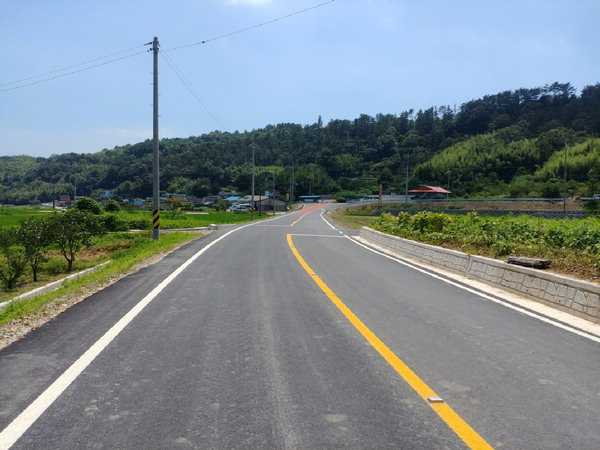
#> input picture 1.jpg, 600 x 450 px
$ python main.py
#> lines starting #> are read from the running program, lines starting #| are printed output that depends on the picture; after the words box and inside, x2 and y2 are one past the last pixel; in counts of white or black regions, pixels touching at a corner belong together
import matplotlib.pyplot as plt
import matplotlib.image as mpimg
import cv2
import numpy as np

def grayscale(img):
    return cv2.cvtColor(img, cv2.COLOR_RGB2GRAY)

def gaussian_blur(img, kernel_size):
    return cv2.GaussianBlur(img,(kernel_size,kernel_size),0)

def canny(img, low_threshold, high_threshold):
    return cv2.Canny(img, low_threshold, high_threshold)

def region_of_interest(img, vertices):
    mask = np.zeros_like(img)

    if len(img.shape) > 2:
        channel_count = img.shape[2]
        ignore_mask_color = (255,) * channel_count
    else:
        ignore_mask_color = 255

    cv2.fillPoly(mask,vertices,ignore_mask_color)


    masked_image = cv2.bitwise_and(img,mask)
    return masked_image

def draw_lines(img, lines, color=[255,0,0], thickness = 3):
    line1 = lines[0]
    line2 = lines[0]
    for line in lines:
        for x1,y1,x2,y2 in line:
            if line1[0][0] < x1 or line1[0][2] < x1:
                line1 = line
            if line2[0][0] > x1 or line2[0][2] > x1:
                line2 = line

    cv2.line(img,(line1[0][0],line1[0][1]),(line1[0][2],line1[0][3]),color,thickness)
    cv2.line(img, (line2[0][0], line2[0][1]), (line2[0][2], line2[0][3]), color, thickness)


def hough_lines(img, rho, theta, threshold, min_line_len, max_line_gap,origin):
    lines =     cv2.HoughLinesP(img, rho, theta, threshold,np.array([]),
                                minLineLength = min_line_len,
                                maxLineGap=max_line_gap)
    original = origin
    ##line_img = np.zeros((img.shape[0], img.shape[1], 3), dtype=np.uint8)
    draw_lines(original,lines)
    return original


img = mpimg.imread('1.jpg')
#> img is the input picture: shape (450, 600, 3); mean R, G, B 124.2, 135.7, 139.9

# [4 lines of commented-out code are left out]

gray = grayscale(img)
#> in grayscale, `return cv2.cvtColor(img, cv2.COLOR_RGB2GRAY)`:
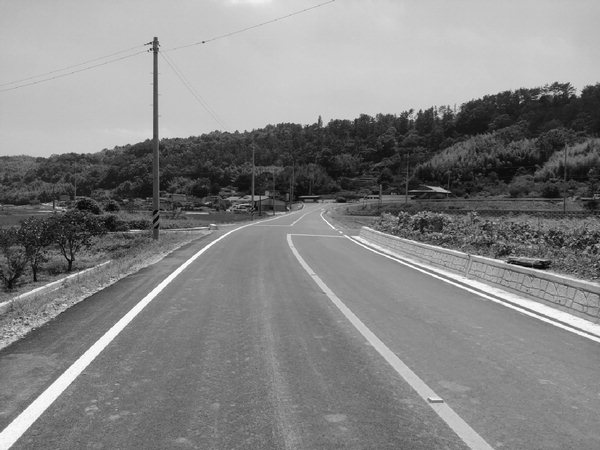
#> returned value: shape (450, 600); min 1, max 255, mean 132.7
# plt.figure(figsize=(10,8))
# plt.imshow(gray,cmap='gray')
# plt.show()

kernel_size = 5
blur_gray = gaussian_blur(gray,kernel_size)
# plt.figure(figsize=(10,8))
# plt.imshow(blur_gray, cmap='gray')
# plt.show()

low_threshold = 50
high_threshold = 200
edges = canny(blur_gray, low_threshold, high_threshold)
#> in canny, `return cv2.Canny(img, low_threshold, high_threshold)`:
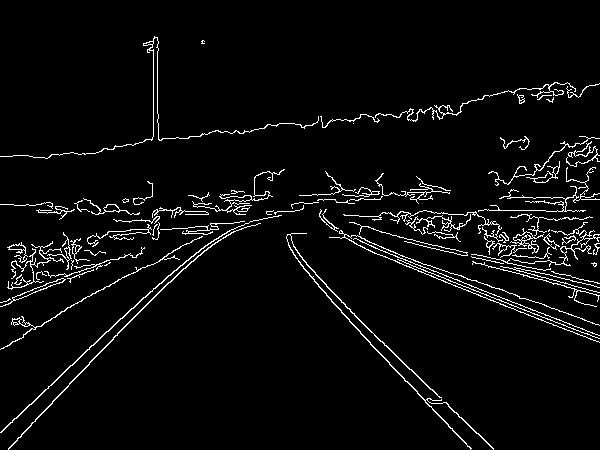
#> returned value: shape (450, 600); 4.2% white in thin lines or dots

# plt.figure(figsize=(10,8))
# plt.imshow(edges, cmap='gray')
# plt.show()

imshape = img.shape
#> imshape = (450, 600, 3)
vertices = np.array([[(0,imshape[0]),
                      (180,250),
                      (300,250),
                      (imshape[1]-100,imshape[0])]], dtype=np.int32)
mask = region_of_interest(edges,vertices)
#> in region_of_interest, `cv2.fillPoly(mask,vertices,ignore_mask_color)`:
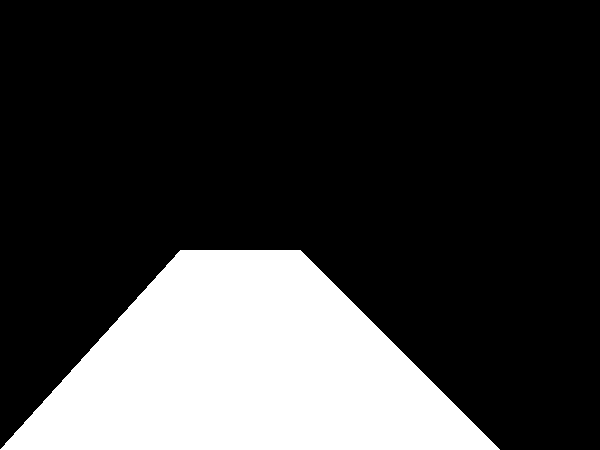
#> mask: shape (450, 600); 23% white; 1 white region, box (x1, y1, x2, y2) and area: (0, 250, 500, 450) 62100
#> in region_of_interest, `masked_image = cv2.bitwise_and(img,mask)`:
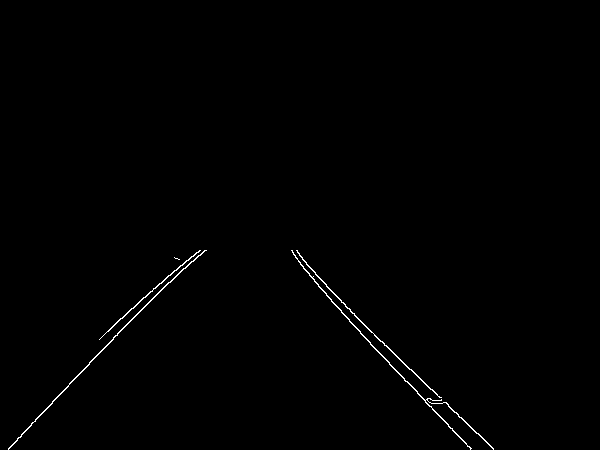
#> masked_image: shape (450, 600); 0.51% white in thin lines or dots, all inside (x1, y1, x2, y2) = (8, 250, 494, 450)

# plt.figure(figsize=(10,8))
# plt.imshow(mask, cmap='gray')
# plt.show()

rho = 1
theta = np.pi/180
threshold = 10
min_line_len = 100
max_line_gap = 50

lines = hough_lines(mask,rho,theta,threshold,min_line_len,max_line_gap,img)
#> in hough_lines, `lines =     cv2.HoughLinesP(img, rho, theta, threshold,np.array([]), m..`: lines = [[331, 301, 434, 411], [17, 438, 196, 252], [295, 257, 493, 448], [298, 261, 493, 449], [314, 281, 470, 449], [48, 406, 199, 250]]
#> in draw_lines, `line1 = lines[0]`: line1 = [[331, 301, 434, 411]]
#> the loop in draw_lines, `for line in lines:` made 6 passes
#> after the loop in draw_lines, `for line in lines:`: line2 = [[48, 406, 199, 250]]

plt.figure(figsize=(10,8))
plt.imshow(lines, cmap='gray')
plt.show()

$ run again, with 160924.jpg copied over 1.jpg
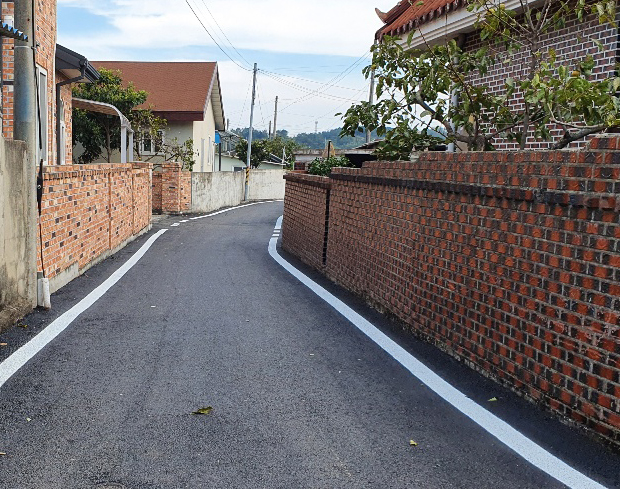
#> input picture 160924.jpg, 620 x 489 px
#> img is the input picture: shape (489, 620, 3); mean R, G, B 115.7, 111.3, 111.2
#> in canny, `return cv2.Canny(img, low_threshold, high_threshold)`:
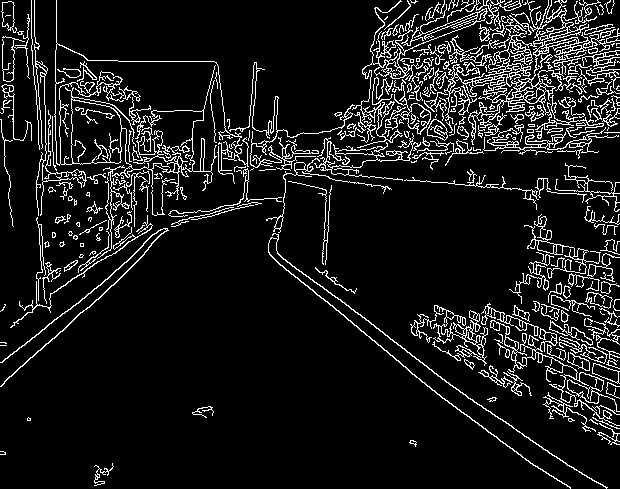
#> returned value: shape (489, 620); 9.9% white in thin lines or dots
#> mask: shape (489, 620); 25.3% white; 1 white region, box (x1, y1, x2, y2) and area: (0, 250, 521, 489) 76719
#> in region_of_interest, `masked_image = cv2.bitwise_and(img,mask)`:
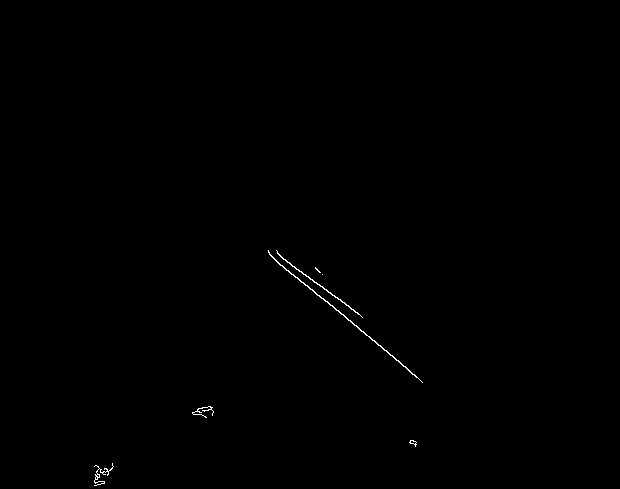
#> masked_image: shape (489, 620); 0.21% white in thin lines or dots, all inside (x1, y1, x2, y2) = (94, 250, 423, 486)
#> lines = [[268, 252, 418, 378], [269, 254, 422, 382]]
#> in draw_lines, `line1 = lines[0]`: line1 = [[268, 252, 418, 378]]
#> the loop in draw_lines, `for line in lines:` made 2 passes
#> after the loop in draw_lines, `for line in lines:`: line1 = [[269, 254, 422, 382]]
